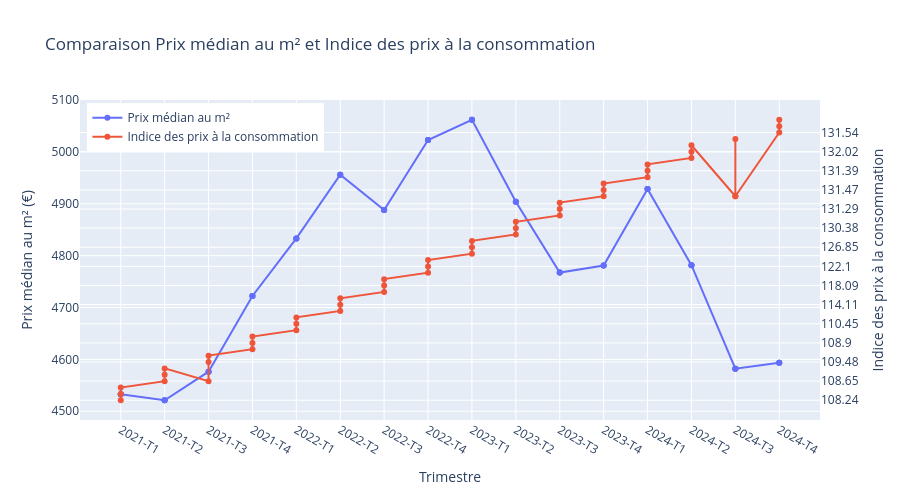

Notebook code for this chart:
### Code cell
fig_compare = go.Figure()

# Axe 1 : prix_median_m2
fig_compare.add_trace(go.Scatter(
    x=merged_df['trimestre'],
    y=merged_df['prix_median_m2'],
    name='Prix médian au m²',
    mode='lines+markers',
    yaxis='y1'
))

# Axe 2 : Indice des prix à la consommation
fig_compare.add_trace(go.Scatter(
    x=merged_df['trimestre'],
    y=merged_df['Indice des prix à la consommation - Base 2015 - Ensemble des ménages - France - Alimentation'],
    name='Indice des prix à la consommation',
    mode='lines+markers',
    yaxis='y2'
))

fig_compare.update_layout(
    title="Comparaison Prix médian au m² et Indice des prix à la consommation",
    xaxis=dict(title="Trimestre"),
    yaxis=dict(
        title="Prix médian au m² (€)",
        side='left'
    ),
    yaxis2=dict(
        title="Indice des prix à la consommation",
        overlaying='y',
        side='right'
    ),
    legend=dict(x=0.01, y=0.99),
    height=500,
    font=dict(size=12)
)

fig_compare.show()

### Figure 1 — Plotly figure (JSON) as saved in the notebook; plotly's stock layout.template omitted (floating-point values rounded to 4 significant figures)
{"data": [{"mode": "lines+markers", "name": "Prix médian au m²", "type": "scatter", "x": ["2021-T1", "2021-T1", "2021-T1", "2021-T2", "2021-T2", "2021-T2", "2021-T3", "2021-T3", "2021-T3", "2021-T4", "2021-T4", "2021-T4", "2022-T1", "2022-T1", "2022-T1", "2022-T2", "2022-T2", "2022-T2", "2022-T3", "2022-T3", "2022-T3", "2022-T4", "2022-T4", "2022-T4", "2023-T1", "2023-T1", "2023-T1", "2023-T2", "2023-T2", "2023-T2", "2023-T3", "2023-T3", "2023-T3", "2023-T4", "2023-T4", "2023-T4", "2024-T1", "2024-T1", "2024-T1", "2024-T2", "2024-T2", "2024-T2", "2024-T3", "2024-T3", "2024-T3", "2024-T4", "2024-T4", "2024-T4"], "y": [4533.0, 4533.0, 4533.0, 4521.0, 4521.0, 4521.0, 4576.0, 4576.0, 4576.0, 4722.0, 4722.0, 4722.0, 4833.0, 4833.0, 4833.0, 4956.0, 4956.0, 4956.0, 4888.0, 4888.0, 4888.0, 5023.0, 5023.0, 5023.0, 5062.0, 5062.0, 5062.0, 4904.0, 4904.0, 4904.0, 4767.0, 4767.0, 4767.0, 4781.0, 4781.0, 4781.0, 4929.0, 4929.0, 4929.0, 4782.0, 4782.0, 4782.0, 4582.0, 4582.0, 4582.0, 4593.0, 4593.0, 4593.0], "yaxis": "y"}, {"mode": "lines+markers", "name": "Indice des prix à la consommation", "type": "scatter", "x": ["2021-T1", "2021-T1", "2021-T1", "2021-T2", "2021-T2", "2021-T2", "2021-T3", "2021-T3", "2021-T3", "2021-T4", "2021-T4", "2021-T4", "2022-T1", "2022-T1", "2022-T1", "2022-T2", "2022-T2", "2022-T2", "2022-T3", "2022-T3", "2022-T3", "2022-T4", "2022-T4", "2022-T4", "2023-T1", "2023-T1", "2023-T1", "2023-T2", "2023-T2", "2023-T2", "2023-T3", "2023-T3", "2023-T3", "2023-T4", "2023-T4", "2023-T4", "2024-T1", "2024-T1", "2024-T1", "2024-T2", "2024-T2", "2024-T2", "2024-T3", "2024-T3", "2024-T3", "2024-T4", "2024-T4", "2024-T4"], "y": ["108.24", "108.19", "108.4", "108.65", "109.41", "108.84", "108.65", "109.48", "108.77", "109.46", "108.9", "108.47", "111.42", "110.45", "110.07", "114.99", "114.11", "113.03", "119.39", "118.09", "116.14", "122.68", "122.1", "121.47", "129.16", "126.85", "124.75", "130.72", "130.38", "129.93", "130.92", "131.29", "130.84", "131.52", "131.47", "130.97", "131.38", "131.39", "131.81", "131.79", "132.02", "131.51", "131.52", "131.94", "131.52", "131.54", "131.72", "131.78"], "yaxis": "y2"}], "layout": {"font": {"size": 12}, "height": 500, "legend": {"x": 0.01, "y": 0.99}, "title": {"text": "Comparaison Prix médian au m² et Indice des prix à la consommation"}, "xaxis": {"title": {"text": "Trimestre"}}, "yaxis": {"side": "left", "title": {"text": "Prix médian au m² (€)"}}, "yaxis2": {"overlaying": "y", "side": "right", "title": {"text": "Indice des prix à la consommation"}}}}
